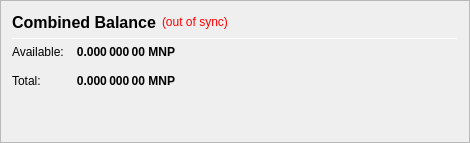
                   <widget class="QFrame" name="frame_CombinedBalances">
                    <property name="minimumSize">
                     <size>
                      <width>470</width>
                      <height>0</height>
                     </size>
                    </property>
                    <property name="frameShape">
                     <enum>QFrame::StyledPanel</enum>
                    </property>
                    <property name="frameShadow">
                     <enum>QFrame::Raised</enum>
                    </property>
                    <layout class="QVBoxLayout" name="verticalLayout_5">
                     <item>
                      <layout class="QHBoxLayout" name="horizontalLayout_5" stretch="0">
                       <item>
                        <widget class="QLabel" name="label_5z">
                         <property name="minimumSize">
                          <size>
                           <width>0</width>
                           <height>20</height>
                          </size>
                         </property>
                         <property name="font">
                          <font>
                           <pointsize>12</pointsize>
                           <weight>75</weight>
                           <bold>true</bold>
                          </font>
                         </property>
                         <property name="toolTip">
                          <string>Combined Balance (including unconfirmed and immature coins)</string>
                         </property>
                         <property name="text">
                          <string>Combined Balance</string>
                         </property>
                        </widget>
                       </item>
                       <item>
                        <widget class="QLabel" name="labelWalletStatus">
                         <property name="cursor">
                          <cursorShape>WhatsThisCursor</cursorShape>
                         </property>
                         <property name="toolTip">
                          <string>The displayed information may be out of date. Your wallet automatically synchronizes with the Wagerr network after a connection is established, but this process has not completed yet.</string>
                         </property>
                         <property name="styleSheet">
                          <string notr="true">QLabel { color: red; }</string>
                         </property>
                         <property name="text">
                          <string notr="true">(out of sync)</string>
                         </property>
                         <property name="alignment">
                          <set>Qt::AlignLeading|Qt::AlignLeft|Qt::AlignVCenter</set>
                         </property>
                        </widget>
                       </item>
                       <item>
                        <spacer name="horizontalSpacer_1">
                         <property name="orientation">
                          <enum>Qt::Horizontal</enum>
                         </property>
                         <property name="sizeHint" stdset="0">
                          <size>
                           <width>40</width>
                           <height>20</height>
                          </size>
                         </property>
                        </spacer>
                       </item>
                      </layout>
                     </item>
                     <item>
                      <widget class="Line" name="line_CombinedBalance">
                       <property name="minimumSize">
                        <size>
                         <width>0</width>
                         <height>1</height>
                        </size>
                       </property>
                       <property name="maximumSize">
                        <size>
                         <width>16777215</width>
                         <height>1</height>
                        </size>
                       </property>
                       <property name="orientation">
                        <enum>Qt::Horizontal</enum>
                       </property>
                      </widget>
                     </item>
                     <item>
                      <layout class="QGridLayout" name="gridLayout_3">
                       <property name="spacing">
                        <number>12</number>
                       </property>
                       <item row="1" column="0">
                        <widget class="QLabel" name="labelBalanceTextz">
                         <property name="text">
                          <string>Available:</string>
                         </property>
                        </widget>
                       </item>
                       <item row="1" column="1">
                        <widget class="QLabel" name="labelBalancez">
                         <property name="font">
                          <font>
                           <weight>75</weight>
                           <bold>true</bold>
                          </font>
                         </property>
                         <property name="cursor">
                          <cursorShape>IBeamCursor</cursorShape>
                         </property>
                         <property name="toolTip">
                          <string>Your current spendable balance</string>
                         </property>
                         <property name="text">
                          <string notr="true">0.000 000 00 MNP</string>
                         </property>
                         <property name="alignment">
                          <set>Qt::AlignRight|Qt::AlignTrailing|Qt::AlignVCenter</set>
                         </property>
                         <property name="textInteractionFlags">
                          <set>Qt::LinksAccessibleByMouse|Qt::TextSelectableByKeyboard|Qt::TextSelectableByMouse</set>
                         </property>
                        </widget>
                       </item>
                       <item row="2" column="0">
                        <widget class="QLabel" name="labelTotalTextz">
                         <property name="text">
                          <string>Total:</string>
                         </property>
                        </widget>
                       </item>
                       <item row="2" column="1">
                        <widget class="QLabel" name="labelTotalz">
                         <property name="font">
                          <font>
                           <weight>75</weight>
                           <bold>true</bold>
                          </font>
                         </property>
                         <property name="cursor">
                          <cursorShape>IBeamCursor</cursorShape>
                         </property>
                         <property name="toolTip">
                          <string>Total Balance, including all unavailable coins.</string>
                         </property>
                         <property name="text">
                          <string notr="true">0.000 000 00 MNP</string>
                         </property>
                         <property name="alignment">
                          <set>Qt::AlignRight|Qt::AlignTrailing|Qt::AlignVCenter</set>
                         </property>
                         <property name="textInteractionFlags">
                          <set>Qt::LinksAccessibleByMouse|Qt::TextSelectableByKeyboard|Qt::TextSelectableByMouse</set>
                         </property>
                        </widget>
                       </item>
                       <item row="2" column="3">
                        <spacer name="horizontalSpacer_2">
                         <property name="orientation">
                          <enum>Qt::Horizontal</enum>
                         </property>
                         <property name="sizeHint" stdset="0">
                          <size>
                           <width>40</width>
                           <height>20</height>
                          </size>
                         </property>
                        </spacer>
                       </item>
                      </layout>
                     </item>
                     <item>
                      <spacer name="verticalSpacer_1">
                       <property name="orientation">
                        <enum>Qt::Vertical</enum>
                       </property>
                       <property name="sizeHint" stdset="0">
                        <size>
                         <width>20</width>
                         <height>40</height>
                        </size>
                       </property>
                      </spacer>
                     </item>
                    </layout>
                   </widget>
